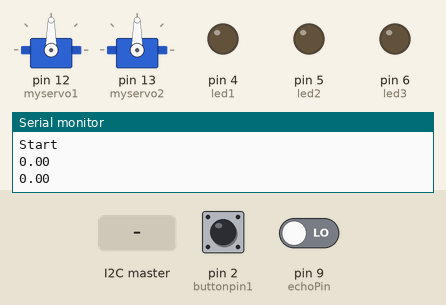
Recording of a sketch running on a simulated Arduino Uno, built with avr-gcc and run on an emulated ATmega328P. Parts: 2 × servo, output pins drawn as LEDs (lit = HIGH), the last lines printed to the serial monitor. Inputs (shaded band) come from the test bench; at power-on: pin 2 (buttonpin1) LOW, pin 9 (echoPin) LOW. Pins used as bus, display or sensor lines are not drawn.

Above: at 1.2 s.
1.3 s: the I2C master sends the byte 1
At 2.7 s:
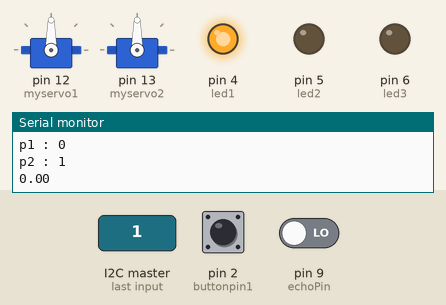
3.6 s: pin 2 (buttonpin1) pulled HIGH for 3.2 s
At 4.29 s:
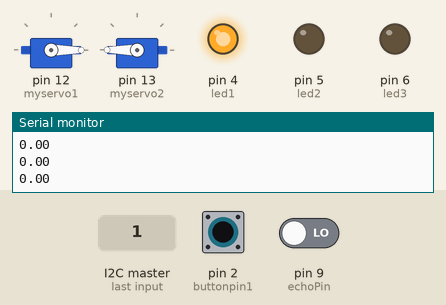
8.3 s: the I2C master sends the byte 2
At 9.9 s:
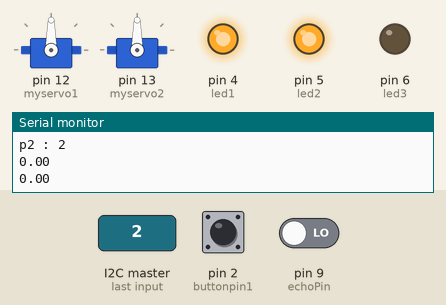
10.2 s: pin 2 (buttonpin1) pulled HIGH for 1 s
At 10.96 s:
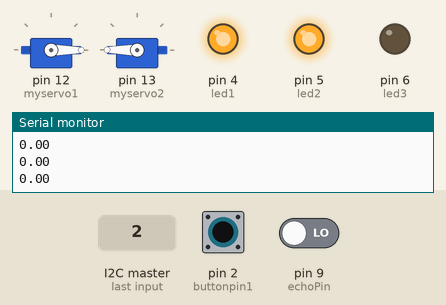
Timing chart, 0 to 13.2 s (numbered marks = the images above; inputs shaded):
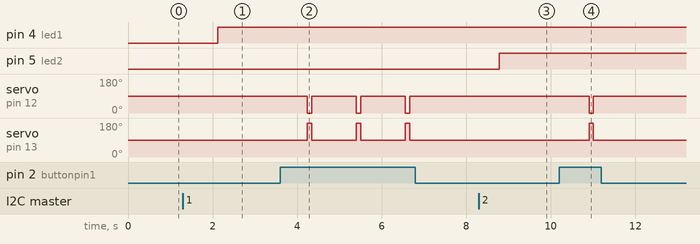

Measured:
- after the input at 1.3 s, pin 4 (led1): LOW → HIGH after 0.82 s
- after the input at 3.6 s, servo on pin 12 (myservo1): alternates 90° for 1.1 s and 0° for 0.10 s, starting after 0.64 s; servo on pin 13 (myservo2): alternates 180° for 0.10 s and 90° for 1.1 s, starting after 0.64 s
- after the input at 8.3 s, pin 5 (led2): LOW → HIGH after 0.48 s
- after the input at 10.2 s, servo on pin 12 (myservo1): 90° → 0° after 0.71 s, → 90° 0.10 s later; servo on pin 13 (myservo2): 90° → 180° after 0.71 s, → 90° 0.10 s later

The sketch:

2p.ino
```cpp
#include <Wire.h>
#include <Servo.h>


int trigPin = 8;
int echoPin = 9;
int p1score = 0, p2score = 0;
int led1 = 4, led2 = 5, led3 = 6;
float duration, distance, distance2;

Servo myservo1;
Servo myservo2;
int buttonpin1 = 2;
int buttonpin2 = 3;
int buttonState1 = 0;
int buttonState2 = 0;

void setup() {
  myservo1.attach(12);
  myservo2.attach(13);
  pinMode(buttonpin1,INPUT);
  pinMode(buttonpin2,INPUT);

  Wire.begin(8);
  Wire.onReceive(receiveEvent);
  Wire.onRequest(requestEvent);
  Serial.begin(9600);
  pinMode(trigPin, OUTPUT); // 출력 핀으로 설정
  pinMode(echoPin, INPUT); // 신호를 받는 핀 입력 설정
  pinMode(led1,OUTPUT); digitalWrite(led1, LOW);
  pinMode(led2,OUTPUT); digitalWrite(led2, LOW);
  pinMode(led3,OUTPUT); digitalWrite(led3, LOW);
  Serial.println("Start");
}

void loop() {
  Serial.println(distance);
    buttonState1 = digitalRead(buttonpin1);

  if (buttonState1 == HIGH) {
  myservo1.write(-180);
  myservo2.write(180);
  delay(100);
  myservo1.write(90);
  myservo2.write(90);
  }
  digitalWrite(trigPin, HIGH); delay(10);
  digitalWrite(trigPin, LOW);
  duration = pulseIn(echoPin, HIGH);
  distance = ((float)(340 * duration) / 10000) / 2;
  if(distance > 6 && distance2 <= 6 && distance != 0) {
    p1score++;
    Serial.print("p1 : ");
    Serial.println(p1score);
    Serial.print("p2 : ");
    Serial.println(p2score);
  }
  if(distance != 0) {
    distance2 = distance;
  }
  delay(50);
  if(p2score == 1) {
    digitalWrite(led1, HIGH);
  }
  else if(p2score == 2) {
   digitalWrite(led2, HIGH);
  }
  else if(p2score == 3) {
    digitalWrite(led3, HIGH);
  }
}

void receiveEvent() {
  p2score = Wire.read();
  Serial.print("p1 : ");
    Serial.println(p1score);
    Serial.print("p2 : ");
    Serial.println(p2score);
}
void requestEvent() {
  Wire.write(p1score);
}
```
